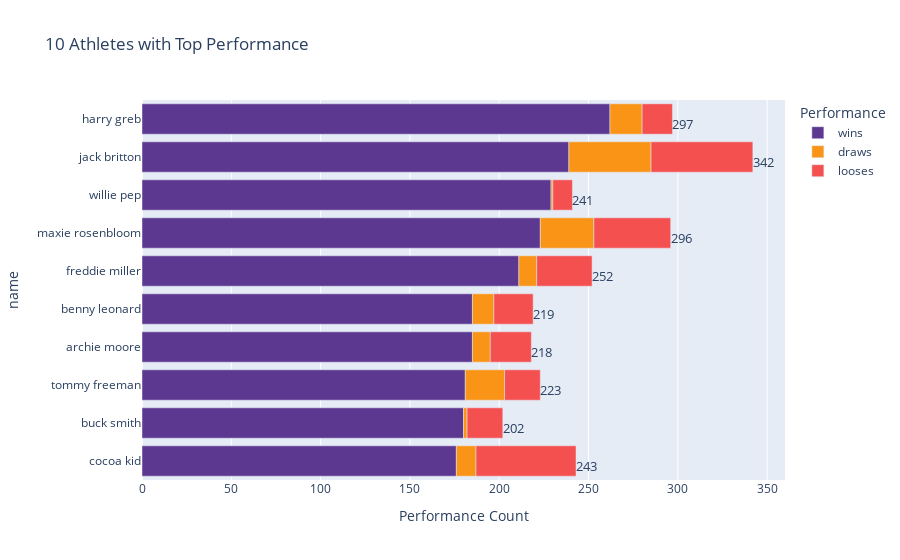

The notebook cell saved with this chart:
### Code cell
import plotly.graph_objects as go
top_nocs = dataz.head(10)
# Bar plot
fig = px.bar(
    top_nocs.sort_values(["wins", "draws", "looses"], ascending=True),
    y="name",
    x=["wins", "draws", "looses"],
    orientation="h",
    color_discrete_sequence=["#5D3891", "#F99417", "#F55050"],
    title="10 Athletes with Top Performance",
).update_layout(xaxis={"title": "Performance Count"}, legend={"title": "Performance"})
# to add the text of total medals for each noc
fig.add_trace(
    go.Scatter(
        y=top_nocs.sort_values(["wins", "draws", "looses"], ascending=True).name,
        x=top_nocs.sort_values(["wins", "draws", "looses"], ascending=True).Total,
        text=top_nocs.sort_values(["wins", "draws", "looses"], ascending=True).Total,
        mode="text",
        textposition="bottom right",
        textfont=dict(
            size=13,
        ),
        showlegend=False,
    )
)
fig.show()

### Figure 1 — Plotly figure (JSON) as saved in the notebook; plotly's stock layout.template omitted (floating-point values rounded to 4 significant figures)
{"data": [{"alignmentgroup": "True", "hovertemplate": "variable=wins<br>value=%{x}<br>name=%{y}<extra></extra>", "legendgroup": "wins", "marker": {"color": "#5D3891", "pattern": {"shape": ""}}, "name": "wins", "offsetgroup": "wins", "orientation": "h", "showlegend": true, "textposition": "auto", "type": "bar", "x": [176, 180, 181, 185, 185, 211, 223, 229, 239, 262], "xaxis": "x", "y": ["cocoa kid", "buck smith", "tommy freeman", "archie moore", "benny leonard", "freddie miller", "maxie rosenbloom", "willie pep", "jack britton", "harry greb"], "yaxis": "y"}, {"alignmentgroup": "True", "hovertemplate": "variable=draws<br>value=%{x}<br>name=%{y}<extra></extra>", "legendgroup": "draws", "marker": {"color": "#F99417", "pattern": {"shape": ""}}, "name": "draws", "offsetgroup": "draws", "orientation": "h", "showlegend": true, "textposition": "auto", "type": "bar", "x": [11, 2, 22, 10, 12, 10, 30, 1, 46, 18], "xaxis": "x", "y": ["cocoa kid", "buck smith", "tommy freeman", "archie moore", "benny leonard", "freddie miller", "maxie rosenbloom", "willie pep", "jack britton", "harry greb"], "yaxis": "y"}, {"alignmentgroup": "True", "hovertemplate": "variable=looses<br>value=%{x}<br>name=%{y}<extra></extra>", "legendgroup": "looses", "marker": {"color": "#F55050", "pattern": {"shape": ""}}, "name": "looses", "offsetgroup": "looses", "orientation": "h", "showlegend": true, "textposition": "auto", "type": "bar", "x": [56, 20, 20, 23, 22, 31, 43, 11, 57, 17], "xaxis": "x", "y": ["cocoa kid", "buck smith", "tommy freeman", "archie moore", "benny leonard", "freddie miller", "maxie rosenbloom", "willie pep", "jack britton", "harry greb"], "yaxis": "y"}, {"mode": "text", "showlegend": false, "text": [243, 202, 223, 218, 219, 252, 296, 241, 342, 297], "textfont": {"size": 13}, "textposition": "bottom right", "type": "scatter", "x": [243, 202, 223, 218, 219, 252, 296, 241, 342, 297], "y": ["cocoa kid", "buck smith", "tommy freeman", "archie moore", "benny leonard", "freddie miller", "maxie rosenbloom", "willie pep", "jack britton", "harry greb"]}], "layout": {"barmode": "relative", "legend": {"title": {"text": "Performance"}, "tracegroupgap": 0}, "title": {"text": "10 Athletes with Top Performance"}, "xaxis": {"anchor": "y", "domain": [0, 1], "title": {"text": "Performance Count"}}, "yaxis": {"anchor": "x", "domain": [0, 1], "title": {"text": "name"}}}}
